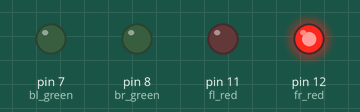
The sketch below on a simulated Arduino Uno, built with avr-gcc and run on an emulated ATmega328P. On the bench: output pins drawn as LEDs (lit = HIGH).

Above: at 0.5 s.
At 1.15 s:
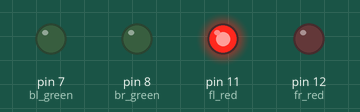
At 1.35 s:
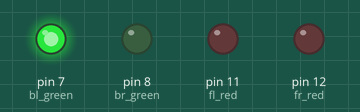
At 1.55 s:
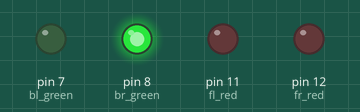
At 3.35 s:
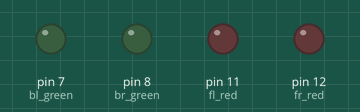
Timing chart, 0 to 3.9 s (numbered marks = the images above):
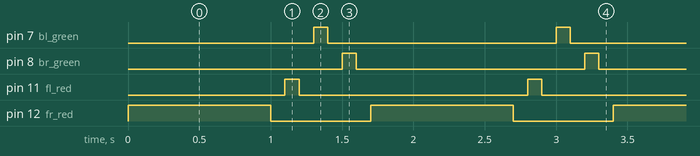

Measured:
- by itself, pin 7 (bl_green), pin 8 (br_green), pin 11 (fl_red): alternates HIGH for 0.10 s and LOW for 1.6 s
- by itself, pin 12 (fr_red): alternates HIGH for 1.0 s and LOW for 0.70 s
- by itself, everything shown: repeats every 1.7 s, in 8 steps

The sketch:

arduino_hehe.ino
```cpp
void setup() {
  // put your setup code here, to run once:
pinMode (12,OUTPUT); //fr red
pinMode (11,OUTPUT); //fl red
pinMode (7,OUTPUT); //bl green
pinMode (8,OUTPUT); //br green
}

void loop() {
  // put your main code here, to run repeatedly:
digitalWrite (12,HIGH);
delay(1000);
digitalWrite(12,LOW);
delay(100);
digitalWrite (11,HIGH);
delay(100);
digitalWrite(11,LOW);
delay(100);
digitalWrite (7,HIGH);
delay(100);
digitalWrite(7,LOW);
delay(100);
digitalWrite (8,HIGH);
delay(100);
digitalWrite(8,LOW);
delay(100);
}
```
